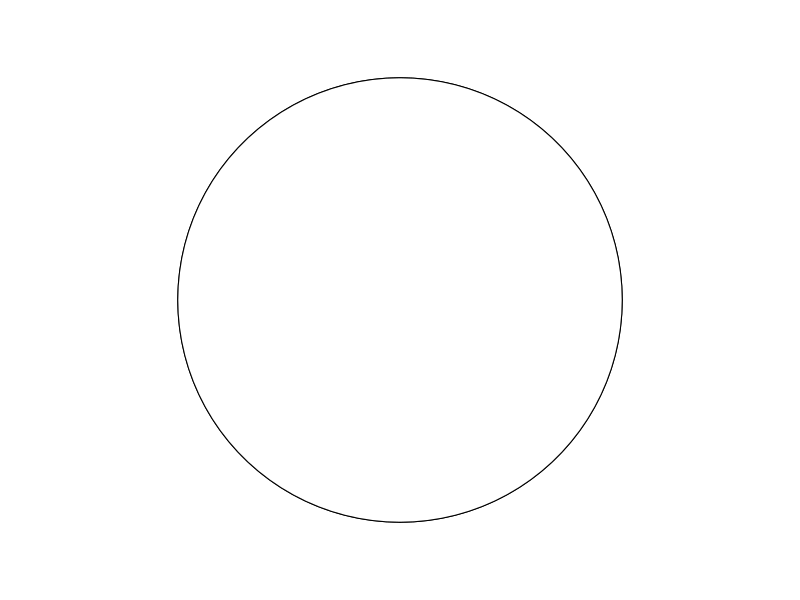
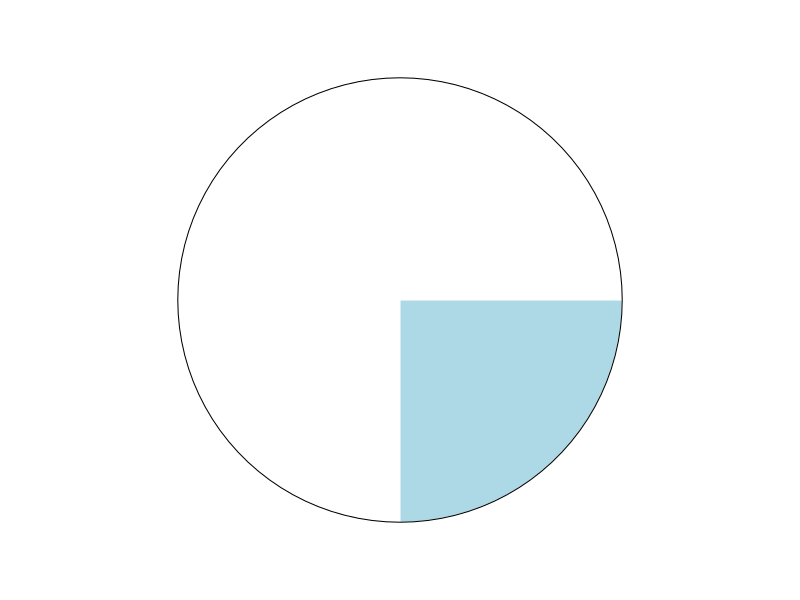
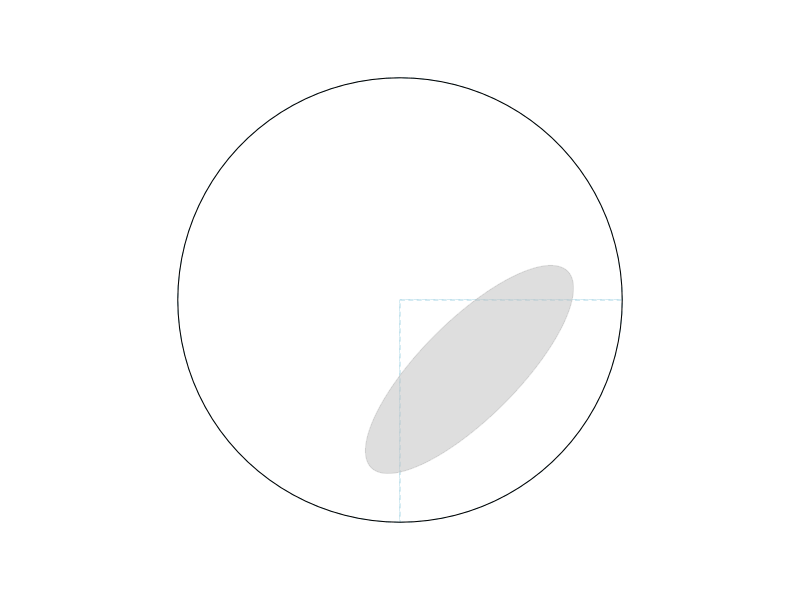
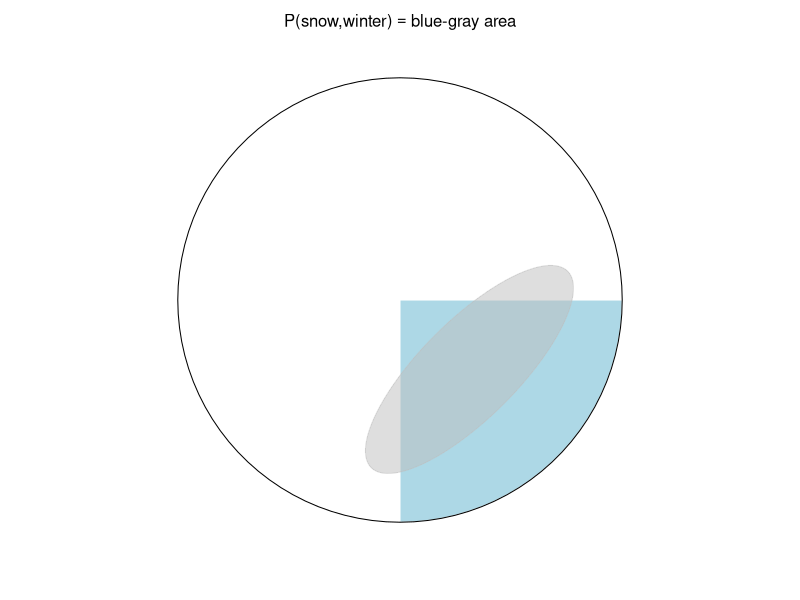
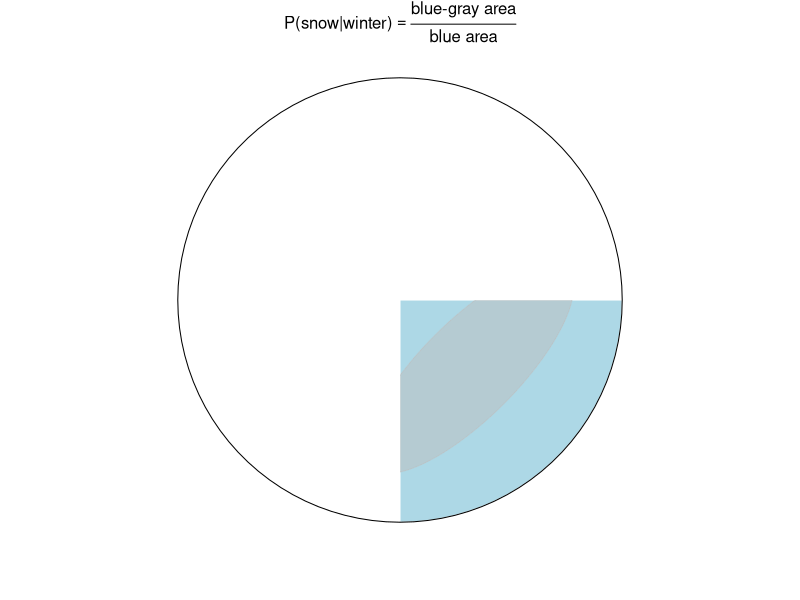
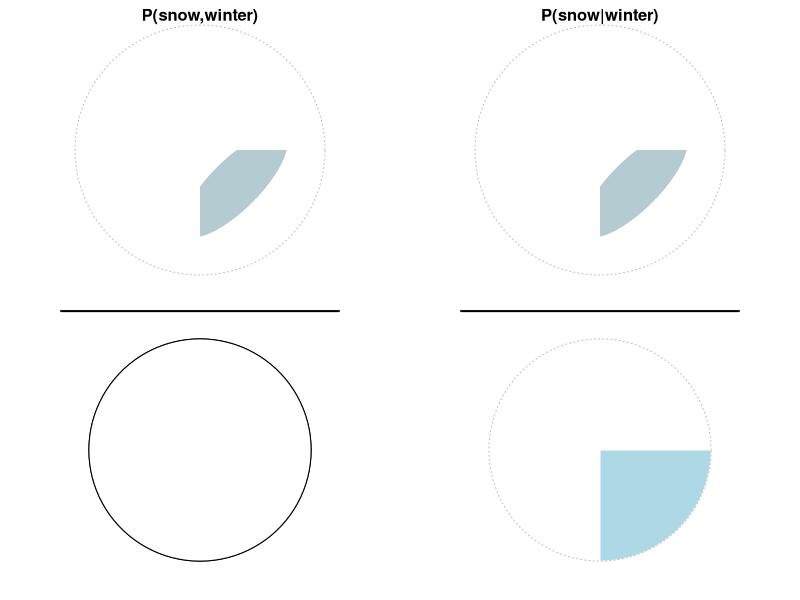
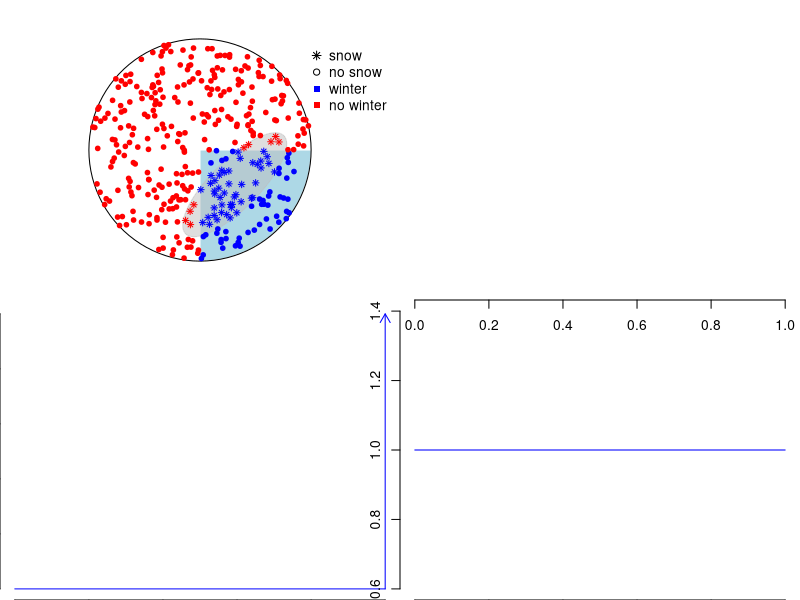
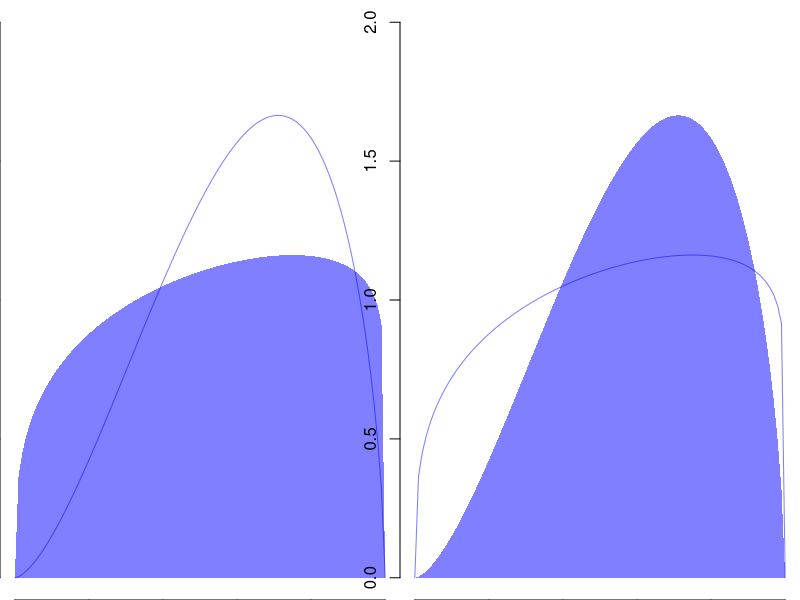

Reproduce these figures in R, in order.
## ---- chunk 1
knitr::opts_chunk$set(echo = TRUE, dpi = 300)
## ---- chunk 2
library(plotrix)
library(magrittr)
par(mar = c(0,0,0,0))
pie(c(3,1), labels = "")
draw.circle(0,0,.8, col ="white")
## ---- chunk 3
draw_pie = function() {
  par(mar = c(0,0,0,0))
  pie(c(3,1), labels = "", border = "white")
  draw.circle(0,0,.8)
}
draw_pie()
## ---- chunk 4
e.rot = 45
h.e = .25
k.e = -.25
a.e = .5
b.e = .175
draw_ellipse = function() {
  draw.ellipse(h.e,k.e,a.e,b.e , angle = e.rot,
               col = adjustcolor("grey",alpha = .5),
               border = adjustcolor("grey",alpha = .5)) 
}
par(mar = c(0,0,0,0))
pie(c(3,1), labels = "", border = "lightblue", col = "white", lty = 2)
draw.circle(0,0,.8, col =adjustcolor("white",alpha = 0))
draw_ellipse()
## ---- chunk 5
draw_pie()
e.rot = 45
h.e = .25
k.e = -.25
a.e = .5
b.e = .175
draw_ellipse = function() {
  draw.ellipse(h.e,k.e,a.e,b.e , angle = e.rot,
               col = adjustcolor("grey",alpha = .5),
               border = adjustcolor("grey",alpha = .5)) 
}
draw_ellipse()
text(0,1,expression("P(snow,winter)" =="blue-gray area"))
## ---- chunk 6
par(mar = c(0,0,0,0))
pie(c(3,1), labels = "", border = "white")
draw.circle(0,0,.8)
text(0,1,expression("P(snow|winter)" == frac("blue-gray area", "blue area")))
draw_ellipse()
rect(0,0,.7,.2, col = "white", border = NA)
rect(0,0,-.2,-.7, col = "white", border = NA)
## ---- chunk 7
par(mar = c(0,0,0,0), mfrow = c(2,2))

pie(c(3,1), labels = "", ylim = c(0,-.5))
draw.circle(0,0,.9, col ="white", lty = 3, border = "grey")
draw.ellipse(h.e,k.e,a.e,b.e , col = "lightblue", angle = e.rot, border = "lightblue")
draw_ellipse()
rect(0,0,.7,.2, col = "white", border = NA)
rect(0,0,-.2,-.7, col = "white", border = NA)
title("P(snow,winter)",line = -1.25)

pie(c(3,1), labels = "", ylim = c(0,-.5))
draw.circle(0,0,.9, col ="white", lty = 3, border = "grey")
draw.ellipse(h.e,k.e,a.e,b.e , col = "lightblue", angle = e.rot, border = "lightblue")
draw_ellipse()
rect(0,0,.7,.2, col = "white", border = NA)
rect(0,0,-.2,-.7, col = "white", border = NA)
title("P(snow|winter)",line = -1.25)

pie(c(3,1), labels = "")
draw.circle(0,0,.8, col ="white")
lines(c(-1,1),c(1,1), lwd = 2)

pie(c(3,1), labels = "", border = "white")
draw.circle(0,0,.8, lty = 3, border = "grey")
lines(c(-1,1),c(1,1), lwd = 2)
## ---- chunk 8
shift_rotate = function(xy,shift_x, shift_y, angle) {
  theta = 2*pi/(1/(angle/360))
  trans.mat = transf = matrix(c(cos(theta),-sin(theta),sin(theta),cos(theta)),nrow = 2)
  
  x.e = xy[1] - shift_x
  y.e = xy[2] - shift_y
  
  xy_transf = trans.mat %*% matrix(c(x.e,y.e))
  
  return(xy.r = c(
    x.r = shift_x + xy_transf[1],
    y.r = shift_y + xy_transf[2]  
  ))
}

in_ellipse = function(xy,h,k,a,b, e.rot) {
  xy.r = shift_rotate(xy,h,k,e.rot)
  (xy.r[1]-h)^2/a^2 + (xy.r[2]-k)^2/b^2 <= 1
}

rpoint_in_circle = function() {
  r = 0.8 * sqrt(runif(1))
  theta = runif(1) * 2 * pi
  return(c(0 + r * cos(theta),
           0 + r * sin(theta)))
}

## ---- chunk 9
set.seed(123)
draw_pie()
draw_ellipse()

N = 365
is.winter = vector(length = N) # vector to count winter days
is.snow = vector(length = N) # vector to count snow days

for (k in 1:N) {
  # generate random point with custom function
  xy = rpoint_in_circle()
  
  # check if it is a snow day, i.e. in ellipse, with custom function
  is.snow[k] = in_ellipse(xy,h.e,k.e,a.e,b.e,e.rot)
  # check if it is a winter day
  is.winter[k] = xy[1] > 0 & xy[2] < 0
  
  # plot points
  points(xy[1],xy[2],
         pch = ifelse(is.snow[k] == T,8,21), cex = .75,
         bg = ifelse(is.winter[k] == T,"blue","red"),
         col = ifelse(is.winter[k] == T,"blue","red"))

}

legend(.75,.8,
       pch = c(8,21,15,15), bty = "n",
       col = c("black","black","blue","red"),
       legend = c("snow","no snow", "winter", "no winter"))
## ---- chunk 10
N_winter = sum(is.winter)
P_winter = N_winter/N
P_winter %>% round(2)
## ---- chunk 11
N_snow = sum(is.snow)
P_snow = N_snow/N
P_snow %>% round(2)
## ---- chunk 12
# logical indexing:
# is.snow[is.winter] returns only those entries of the 
# vector is.snow that are at positions where the 
# value for is.winter is TRUE
N_winter_and_snow = sum(is.snow[is.winter]) 
P_winter_and_snow = N_winter_and_snow/N
P_winter_and_snow %>% round(2)
## ---- chunk 13
P_snow_given_winter = N_winter_and_snow/N_winter
P_snow_given_winter %>% round(2)
## ---- chunk 14
P_snow_given_winter = P_winter_and_snow/P_winter
## ---- chunk 15
plot(0, type = "n", xlim = c(0,1), 
     yaxt = "n", ylab = "", 
     xlab = "p",
     bty = "n")
## ---- chunk 16

plot(0,type = "n",
     ylim = c(0,1.01),
     xlim = c(0,1),
     ylab = "", xlab = "p",
     bty = "n")
arrows(1,0,1,1, col = "blue", length = .1)
lines(c(0,1),c(0,0), col = "blue")
## ---- chunk 17
curve(dbeta(x,1,1),
      ylab = "density", 
      xlab = "p", 
      bty = "n",
      col = "blue")
## ---- chunk 18
filled.beta = function(a = 1, b = 1, col = "blue", border = NA, ylim = NULL, add = F) {
  x = seq(0,1,.01)
  y = dbeta(x,a,b)
  x.poly <- c(x, tail(x,1), head(x,1))
  y.poly <- c(y, 0, 0)
  if (is.null(ylim)) ylim = c(0,max(y))
  if (add == FALSE)
    plot(0,type = "n", ylim = ylim, xlab = "p", ylab = "density", xlim = c(0,1), bty = "n")
  polygon(x.poly, y.poly, col=col, border=border)
}
par(mfrow = c(1,2))
filled.beta(1.3,1.1, col = adjustcolor("blue", alpha = .5), ylim = c(0,2))
curve(dbeta(x,1.3*2,1.1*1.5), col = adjustcolor("blue", alpha = .5), add = T)
filled.beta(1.3*2,1.1*1.5, col = adjustcolor("blue", alpha = .5), ylim = c(0,2))
curve(dbeta(x,1.3,1.1), col = adjustcolor("blue", alpha = .5), add = T)
## ---- chunk 19
p = seq(0,1,length.out = 100)
prior = dbeta(p,2,1.5)
prior = prior/sum(prior)
plot(p,
     prior,
     ylab = "density",
     main = "Prior",
     type = 'l',
     xlab = "p",
     bty = "n",
     col = "blue")
## ---- chunk 20
trials = 4
successes = 3
likelihood = dbinom(successes,size = trials, prob = p)
likelihood = likelihood/sum(likelihood)
plot(p,
     likelihood,
     ylab = "density",
     main = "Likelihood",
     type = 'l',
     xlab = "p",
     bty = "n",
     col = "red")
## ---- chunk 21
prior_x_likelihood = prior * likelihood
## ---- chunk 22
plot(p,
     prior_x_likelihood,
     type = 'l',
     xlab = "p",
     ylab = "density",
     bty = "n",
     col = "violet",
     lty = 3,
     main = "prior * likelihood",
     lwd = 2)
## ---- chunk 23
s = sum(prior_x_likelihood)
posterior = prior_x_likelihood/s
c(1/s, sum(posterior))
## ---- chunk 24
plot(p,prior_x_likelihood,'l',
     ylim = c(0,0.025),ylab = "density",
     col = "violet", lty = 3, lwd = 2)
m = c(10,25,50)
for (k in 1:length(m)) {
  lines(p,prior_x_likelihood*m[k])
  text(p[which.max(prior_x_likelihood)],
       max(prior_x_likelihood*m[k]),
       paste0("* ",m[k]), pos = 3)
}
lines(p,prior_x_likelihood*1/s,
      col = "violet", lwd = 2)
text(p[which.max(prior_x_likelihood)],
     max(posterior),
     paste0("* ",1/s), pos = 3)
## ---- chunk 25
plot(p,
     posterior,
     type = 'l',
     xlab = "p",
     ylab = "density",
     col = "violet",
     lwd = 2)
lines(p,prior * likelihood,col = "violet", lty = 3)
lines(p,prior,col = "blue")
lines(p,likelihood,col = "red")
legend("topleft",
       col = c("blue","red","violet"),
       lty = 1,
       legend = c("Prior","Likelihood","Posterior"), 
       bty = "n")
## ---- chunk 26
trials = 20
successes = 15
likelihood = dbinom(successes,size = trials, prob = p)
likelihood = likelihood/sum(likelihood)
posterior = prior * likelihood
posterior = posterior/sum(posterior)
plot(p,
     posterior,
     ylab = "density",
     type = 'l',
     xlab = "p",
     col = "violet",
     lwd = 2)
lines(p,prior,col = "blue")
lines(p,likelihood,col = "red")
legend("topleft",
       col = c("blue","red","violet"),
       lty = 1,
       legend = c("Prior","Likelihood","Posterior"), 
       bty = "n")
